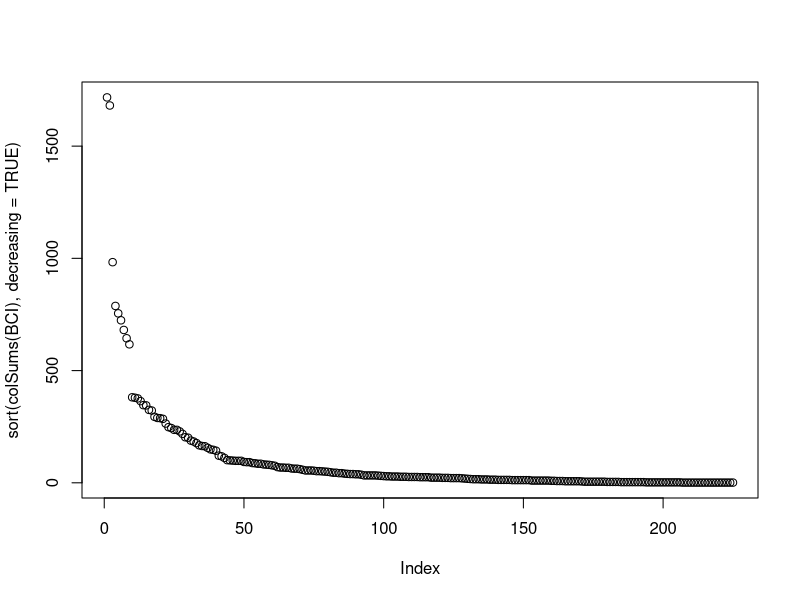
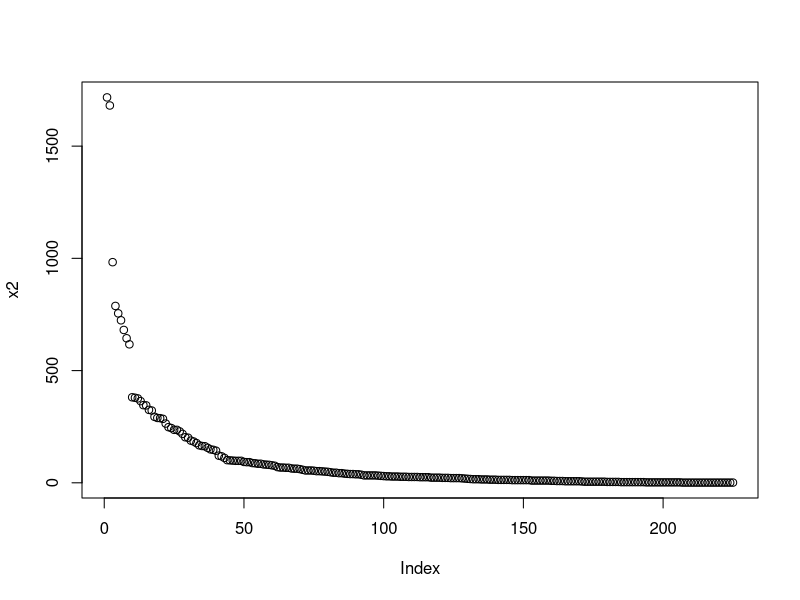

The R script that drew these images, in order: (Note: this script raises an error after producing the figures.)
library ("tidyverse")
#15May2ndPartClass Loading TidyVerse. Some conflicts appear, if you have more packages loaded there would appear more conflicts

#install the vegan package.

####pipes %>%ctrl-shift-m####
#Why do we use pipes? 
data (BCI, package="vegan") #I don´t have the package, so it will not retrieve the BCI dataset. 

x11() #this makes it open a new plot window

plot (
  sort(
    colSums(BCI), 
    decreasing = TRUE)) #ploting the colums decreasingly. Putting spaces so it is easy to read. 

x1 <- colSums (BCI) #I just transformed this in one object
x2 <- sort(x1, decreasing = TRUE) #this in another, so I just shortened lines 11-14 into line 19. 

plot (x2)

BCI %>%  colSums()      #Function to shorten what we just did up there. It will look exactly the same as 11-14 or 19, but in a more practical way

#if your cursor is inside the () you press TAB and all your arguments will appear. If you don´t use anything, it will use the first argument. 

BCI %>%
  colSums() %>%
  sort(decresaing = TRUE ) %>% #you just use sort () and it will be the other way
  plot ()


####One table functions ####

#Takes one dataframe
#select, filter, mutate, group_by, summarise, slice, count, arrange, nest
#we will use the iris data set

iris <- as_tibble(iris) #converted the iris into an object 
#what is a tibble? It will organize the iris data. It will print just the first 10 rolls.


#select function 
iris %>% select(Sepal.Length, Species) #No quote marks required. You are selecting the columns to be shown with this command. 
select(iris, Sepal.Length, Species) #it is the same thing as the line 41, but pipes can make your code cleaner. 

iris %>% select(-Sepal.Width) #it will stop using this column 

iris %>% select (Sepal.Length:Petal.Length) #It will take information from Column 'sepal.length' to column 'petal.length'. If those are start column to end column, it will take everything in between.


#rename function

iris %>% rename (sepal.length = Sepal.Length, spp = Species) #the first thing in () is the new name, after the = is the old name. The only rule is that they have to be legal names. 


# Filter things out 

iris %>% filter(Sepal.Length > 5, Petal.Length < 2) %>% #now it filtered out <5 and >2, and now we have only 20 rows. 
select(Species) #shows a table with the species that present the reason behind my filter

iris %>% filter(Sepal.Length >5, Petal.Length <2) %>%  select (Species, Sepal.Length, Petal.Length) #now I filtered considering the numbers, and selected the species AND the columns showing the values I wanted.

iris [iris$Sepal.Length > 5 & iris$Petal.Length < 2, "Species"] #same thing from lines 58, 59 without pipes. 


#Mutate - it will change. We can make a new column or change an existing column. 

iris %>% mutate (petal.area = Petal.Length * Petal.Width) #I created a new column using two existing columns. 

iris %>% mutate (Species = toupper(Species)) #Now I made all names in capital case. 

#Remember: none of those changes are permanent. To make a change permanent I would have to iris <- iris %>% mutate (blablabla)



iris %>%  group_by(Species) %>% 
  summarise (mean_petal_length = mean (Petal.Length), sd_petal_length = sd (Petal.Length))
#You can add whatever you want in this summary.I am telling it to group by species with the mean of petal length column and the standart deviation from petal length. 

iris %>%  group_by(Species) %>% 
  summarise (mean (Petal.Length), sd (Petal.Length)) #it is completely the same but this one you didn´t really name, so the tables will just appear with the formula as the title for the columns. 

iris %>%  group_by (Species) %>% 
  mutate (mean_petal_length = mean (Petal.Length)) #it will create a mean for each species, not overall mean. So I can compare the Petal Length of one measurement with the overall mean for the species. 


